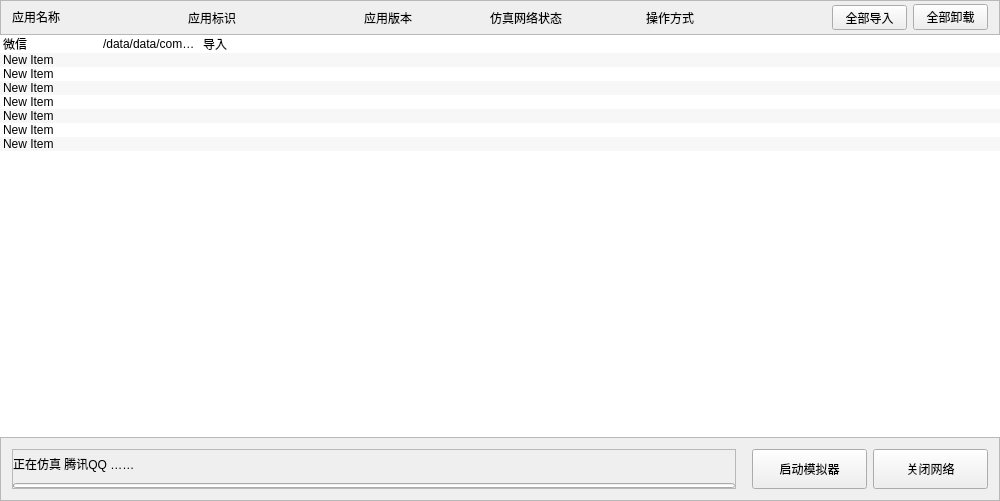
<?xml version="1.0" encoding="UTF-8"?>
<ui version="4.0">
 <class>Android_EmulatorDlg</class>
 <widget class="QFrame" name="Android_EmulatorDlg">
  <property name="geometry">
   <rect>
    <x>0</x>
    <y>0</y>
    <width>682</width>
    <height>501</height>
   </rect>
  </property>
  <property name="windowTitle">
   <string>EmulatorDlg</string>
  </property>
  <layout class="QVBoxLayout" name="verticalLayout_2">
   <property name="spacing">
    <number>0</number>
   </property>
   <property name="margin">
    <number>0</number>
   </property>
   <item>
    <widget class="QFrame" name="frame_emulator_header">
     <property name="minimumSize">
      <size>
       <width>0</width>
       <height>35</height>
      </size>
     </property>
     <property name="maximumSize">
      <size>
       <width>16777215</width>
       <height>35</height>
      </size>
     </property>
     <property name="frameShape">
      <enum>QFrame::StyledPanel</enum>
     </property>
     <property name="frameShadow">
      <enum>QFrame::Raised</enum>
     </property>
     <layout class="QHBoxLayout" name="horizontalLayout_2">
      <property name="topMargin">
       <number>0</number>
      </property>
      <property name="bottomMargin">
       <number>0</number>
      </property>
      <item>
       <widget class="QLabel" name="lbApplist">
        <property name="minimumSize">
         <size>
          <width>170</width>
          <height>30</height>
         </size>
        </property>
        <property name="maximumSize">
         <size>
          <width>170</width>
          <height>30</height>
         </size>
        </property>
        <property name="text">
         <string>应用名称</string>
        </property>
       </widget>
      </item>
      <item>
       <widget class="QLabel" name="label">
        <property name="minimumSize">
         <size>
          <width>170</width>
          <height>0</height>
         </size>
        </property>
        <property name="maximumSize">
         <size>
          <width>170</width>
          <height>16777215</height>
         </size>
        </property>
        <property name="text">
         <string>应用标识</string>
        </property>
       </widget>
      </item>
      <item>
       <widget class="QLabel" name="label_2">
        <property name="minimumSize">
         <size>
          <width>120</width>
          <height>0</height>
         </size>
        </property>
        <property name="maximumSize">
         <size>
          <width>120</width>
          <height>16777215</height>
         </size>
        </property>
        <property name="text">
         <string>应用版本</string>
        </property>
       </widget>
      </item>
      <item>
       <widget class="QLabel" name="label_3">
        <property name="minimumSize">
         <size>
          <width>150</width>
          <height>0</height>
         </size>
        </property>
        <property name="maximumSize">
         <size>
          <width>150</width>
          <height>16777215</height>
         </size>
        </property>
        <property name="text">
         <string>仿真网络状态</string>
        </property>
       </widget>
      </item>
      <item>
       <widget class="QLabel" name="label_4">
        <property name="minimumSize">
         <size>
          <width>180</width>
          <height>0</height>
         </size>
        </property>
        <property name="maximumSize">
         <size>
          <width>180</width>
          <height>16777215</height>
         </size>
        </property>
        <property name="text">
         <string>操作方式</string>
        </property>
       </widget>
      </item>
      <item>
       <widget class="QPushButton" name="btnExportAll">
        <property name="minimumSize">
         <size>
          <width>75</width>
          <height>25</height>
         </size>
        </property>
        <property name="maximumSize">
         <size>
          <width>75</width>
          <height>25</height>
         </size>
        </property>
        <property name="text">
         <string>全部导入</string>
        </property>
       </widget>
      </item>
      <item>
       <widget class="QPushButton" name="btnUninstallAll">
        <property name="minimumSize">
         <size>
          <width>75</width>
          <height>25</height>
         </size>
        </property>
        <property name="text">
         <string>全部卸载</string>
        </property>
       </widget>
      </item>
     </layout>
    </widget>
   </item>
   <item>
    <widget class="QTreeWidget" name="trEmulatorApps">
     <property name="focusPolicy">
      <enum>Qt::NoFocus</enum>
     </property>
     <property name="frameShape">
      <enum>QFrame::NoFrame</enum>
     </property>
     <property name="alternatingRowColors">
      <bool>true</bool>
     </property>
     <property name="selectionMode">
      <enum>QAbstractItemView::NoSelection</enum>
     </property>
     <property name="indentation">
      <number>0</number>
     </property>
     <attribute name="headerVisible">
      <bool>false</bool>
     </attribute>
     <column>
      <property name="text">
       <string>1</string>
      </property>
     </column>
     <column>
      <property name="text">
       <string>New Column</string>
      </property>
     </column>
     <column>
      <property name="text">
       <string>New Column</string>
      </property>
     </column>
     <column>
      <property name="text">
       <string>New Column</string>
      </property>
     </column>
     <column>
      <property name="text">
       <string>New Column</string>
      </property>
     </column>
     <item>
      <property name="text">
       <string>微信</string>
      </property>
      <property name="text">
       <string>/data/data/com.tencent.mm</string>
      </property>
      <property name="text">
       <string>导入</string>
      </property>
     </item>
     <item>
      <property name="text">
       <string>New Item</string>
      </property>
     </item>
     <item>
      <property name="text">
       <string>New Item</string>
      </property>
     </item>
     <item>
      <property name="text">
       <string>New Item</string>
      </property>
     </item>
     <item>
      <property name="text">
       <string>New Item</string>
      </property>
     </item>
     <item>
      <property name="text">
       <string>New Item</string>
      </property>
     </item>
     <item>
      <property name="text">
       <string>New Item</string>
      </property>
     </item>
     <item>
      <property name="text">
       <string>New Item</string>
      </property>
     </item>
    </widget>
   </item>
   <item>
    <widget class="QFrame" name="frame_simulator">
     <property name="maximumSize">
      <size>
       <width>16777215</width>
       <height>150</height>
      </size>
     </property>
     <property name="frameShape">
      <enum>QFrame::StyledPanel</enum>
     </property>
     <property name="frameShadow">
      <enum>QFrame::Raised</enum>
     </property>
     <layout class="QHBoxLayout" name="horizontalLayout">
      <item>
       <widget class="QFrame" name="frame">
        <property name="frameShape">
         <enum>QFrame::StyledPanel</enum>
        </property>
        <property name="frameShadow">
         <enum>QFrame::Raised</enum>
        </property>
        <layout class="QVBoxLayout" name="verticalLayout">
         <property name="margin">
          <number>0</number>
         </property>
         <item>
          <widget class="QLabel" name="lbEmulatorStatus">
           <property name="minimumSize">
            <size>
             <width>400</width>
             <height>0</height>
            </size>
           </property>
           <property name="maximumSize">
            <size>
             <width>400</width>
             <height>16777215</height>
            </size>
           </property>
           <property name="text">
            <string>正在仿真 腾讯QQ ……</string>
           </property>
          </widget>
         </item>
         <item>
          <widget class="QProgressBar" name="progress">
           <property name="minimumSize">
            <size>
             <width>0</width>
             <height>5</height>
            </size>
           </property>
           <property name="maximumSize">
            <size>
             <width>16777215</width>
             <height>5</height>
            </size>
           </property>
           <property name="maximum">
            <number>4</number>
           </property>
           <property name="value">
            <number>-1</number>
           </property>
           <property name="textVisible">
            <bool>false</bool>
           </property>
          </widget>
         </item>
        </layout>
       </widget>
      </item>
      <item>
       <spacer name="horizontalSpacer">
        <property name="orientation">
         <enum>Qt::Horizontal</enum>
        </property>
        <property name="sizeType">
         <enum>QSizePolicy::Fixed</enum>
        </property>
        <property name="sizeHint" stdset="0">
         <size>
          <width>10</width>
          <height>20</height>
         </size>
        </property>
       </spacer>
      </item>
      <item>
       <widget class="QPushButton" name="btnEmulator">
        <property name="minimumSize">
         <size>
          <width>115</width>
          <height>40</height>
         </size>
        </property>
        <property name="maximumSize">
         <size>
          <width>115</width>
          <height>40</height>
         </size>
        </property>
        <property name="text">
         <string>启动模拟器</string>
        </property>
       </widget>
      </item>
      <item>
       <widget class="QPushButton" name="btnToggleNetwork">
        <property name="minimumSize">
         <size>
          <width>115</width>
          <height>40</height>
         </size>
        </property>
        <property name="text">
         <string>关闭网络</string>
        </property>
       </widget>
      </item>
     </layout>
    </widget>
   </item>
  </layout>
 </widget>
 <layoutdefault spacing="6" margin="11"/>
 <resources/>
 <connections/>
</ui>
